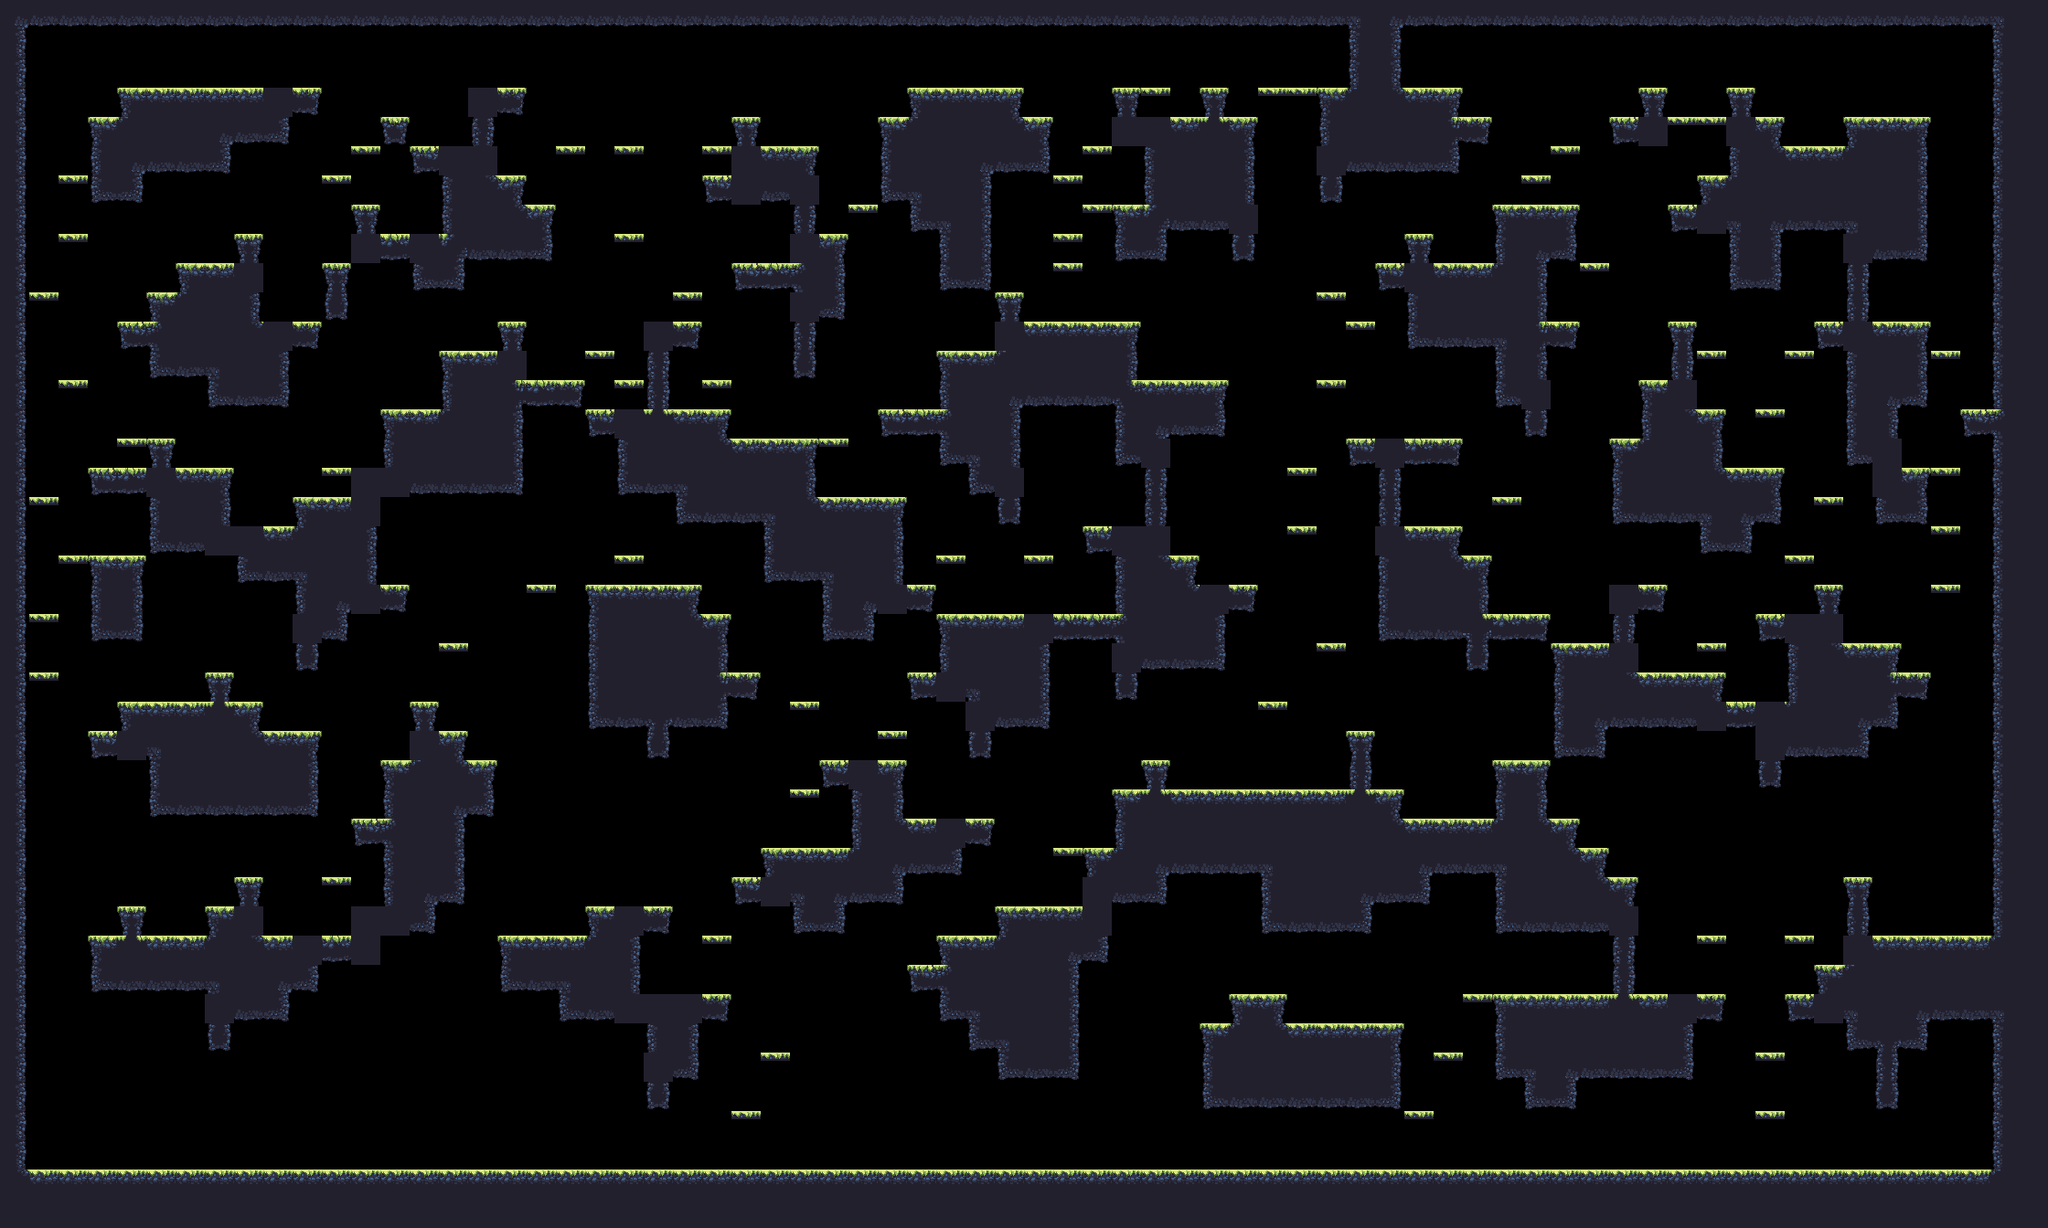

Tiled map render using the project's own tile images. Description and the map definition, with tile-layer contents summarised, below:
An orthogonal 70x42 tile map with 32x32 px tiles, 1 tile layer (main) and 17 objects (9x spawn, spawnPlayer0, spawnCrown0, spawnPlayer1, spawnCrown1, ...).

<map compressionlevel="0" height="42" infinite="0" nextlayerid="3" nextobjectid="4" orientation="orthogonal" renderorder="right-down" tiledversion="1.3.2" tileheight="32" tilewidth="32" version="1.2" width="70">
 <tileset firstgid="1" source="forest_summer_tile_set.tsx" />
 <layer height="42" id="1" name="main" width="70">
  <data>[2940 cells, 1261 non-empty, 28 distinct tile ids]</data>
 </layer>
 <objectgroup><object id="1" name="spawnPlayer0" x="96" y="80.0" /><object id="2" name="spawnCrown0" x="192" y="240.0" /><object id="3" name="spawnPlayer1" x="2048" y="80.0" /><object id="4" name="spawnCrown1" x="2048" y="80.0" /><object id="5" name="spawnPlayer2" x="64" y="1232.0" /><object id="6" name="spawnCrown2" x="64" y="1232.0" /><object id="7" name="spawnPlayer3" x="2112" y="1232.0" /><object id="8" name="spawnCrown3" x="2016" y="1232.0" /><object id="9" name="spawn" x="928" y="496.0" /><object id="10" name="spawn" x="1152" y="624.0" /><object id="11" name="spawn" x="2048" y="656.0" /><object id="12" name="spawn" x="704" y="944.0" /><object id="13" name="spawn" x="2112" y="80.0" /><object id="14" name="spawn" x="864" y="1232.0" /><object id="15" name="spawn" x="1664" y="624.0" /><object id="16" name="spawn" x="960" y="784.0" /><object id="17" name="spawn" x="1312" y="816.0" /></objectgroup></map>
